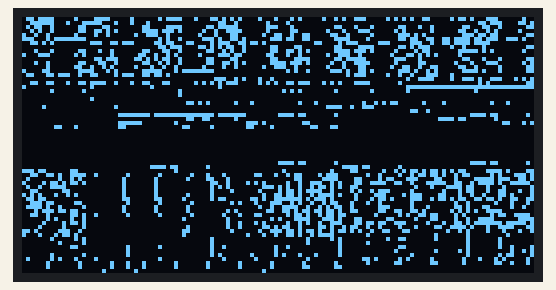
Simulated run of this sketch. Board: Arduino Uno, built with avr-gcc and run on an emulated ATmega328P. On the bench: 128×64 one-colour display.

Above: at 2.1 s.
At 2.7 s:
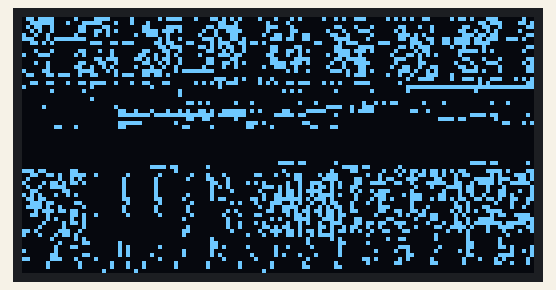

The sketch:

OLED_Moving_Eyes_Defalut.ino
```cpp
/******************************************************************************
  Default for C-File Arrays for use with 128x64 OLED by Vin.X.Mod

  Online Image to C Array Converter at https://lvgl.io/tools/imageconverter
  Adafruit 128x64 OLED Graphic Display https://www.adafruit.com/product/326

  For more information see the wonderful tutorial by Rui Santos
  https://randomnerdtutorials.com/guide-for-oled-display-with-arduino/
******************************************************************************/

#include <Wire.h>
#include <Adafruit_GFX.h>
#include <Adafruit_SSD1306.h>

#define SCREEN_WIDTH 128
#define SCREEN_HEIGHT 64

Adafruit_SSD1306 display(SCREEN_WIDTH, SCREEN_HEIGHT, &Wire, -1);


static const unsigned char PROGMEM image_data_FIRSTarray[] = {
  // FIRST C-File Array

};

static const unsigned char PROGMEM image_data_SECONDarray[] = {
  // SECOND C-File Array

};

static const unsigned char PROGMEM image_data_THIRDarray[] = {
  // THIRD C-File Array

};

void setup() {
  Serial.begin(9600);
   if(!display.begin(SSD1306_SWITCHCAPVCC, 0x3C)) {
    Serial.println(F("SSD1306 allocation failed"));
    for(;;);
}

  delay(2000); // Pause for 2 seconds

  display.clearDisplay();  // Clear the buffer

// Displays FIRSTarray on the screen
  display.drawBitmap(0, 0, image_data_FIRSTarray, 128, 64, 1);
  display.display();
}

void loop() {
// Use Void Loop to display multipule images

  delay(500); // Pause for half second
  display.clearDisplay();  // Clear the buffer

// Displays SECONDarray on the screen
  display.drawBitmap(0, 0, image_data_SECONDarray, 128, 64, 1);
  display.display();

  delay(1500); // Pause for 1.5 seconds
  display.clearDisplay();  // Clear the buffer

// Displays THIRDarray on the screen
  display.drawBitmap(0, 0, image_data_THIRDarray, 128, 64, 1);
  display.display();
}
// End of Arduino Sketch
```

Measured:
- what the display in image 0 shows lasts 0.5 s, from 2.1 s to 2.6 s
